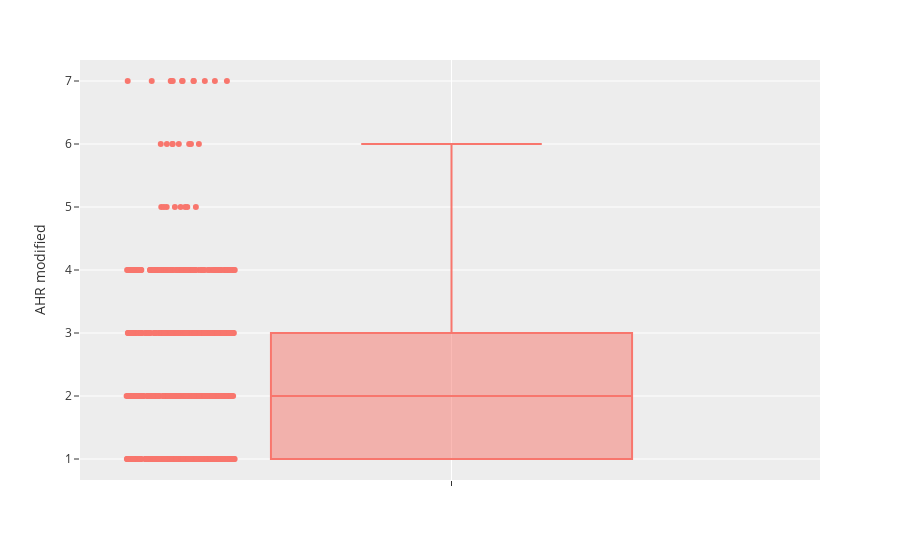

Notebook code for this chart:
### Code cell
modified_rank = modified_corr_df.loc[neighbors, :].rank(ascending=False, axis=1)

# check the ranking of the selected gene in the unmodified genes
ahr_ranked_modified = modified_rank.loc[:, gene].rename(gene)
# px.box(ahr_ranked_modified.reset_index(), y="AHR", points="all", hover_data="gene")

### Figure 1 — Plotly figure (JSON) as saved in the notebook; plotly's stock layout.template omitted (floating-point values rounded to 4 significant figures; data arrays with more than 128 entries replaced by an {"elided": "..."} marker saying what was removed)
{"data": [{"alignmentgroup": "True", "boxpoints": "all", "customdata": {"elided": "658x1 str values"}, "hovertemplate": "AHR modified=%{y}<br>gene=%{customdata[0]}<extra></extra>", "legendgroup": "", "marker": {"color": "#F8766D"}, "name": "", "notched": false, "offsetgroup": "", "orientation": "v", "showlegend": false, "type": "box", "x0": " ", "xaxis": "x", "y": {"elided": "658 int values"}, "y0": " ", "yaxis": "y"}], "layout": {"boxmode": "group", "legend": {"tracegroupgap": 0}, "margin": {"t": 60}, "xaxis": {"anchor": "y", "domain": [0, 1]}, "yaxis": {"anchor": "x", "domain": [0, 1], "title": {"text": "AHR modified"}}}}
